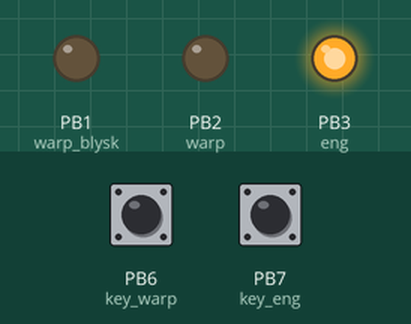
This program was run on a simulated ATmega8, built with avr-gcc and emulated at 8 MHz. Shown: output pins drawn as LEDs (lit = HIGH). Dashed ring = blinking. Inputs (shaded band) come from the test bench; at power-on: PB6 (key_warp) HIGH, PB7 (key_eng) HIGH.

Above: at 3.8 s.
3.9 s: PB6 (key_warp) pulled LOW for 3.2 s
At 8.3 s:
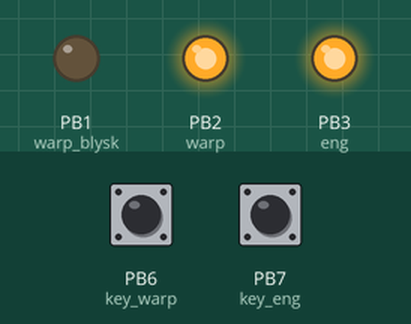
8.9 s: PB7 (key_eng) pulled LOW for 1 s
At 9.07 s:
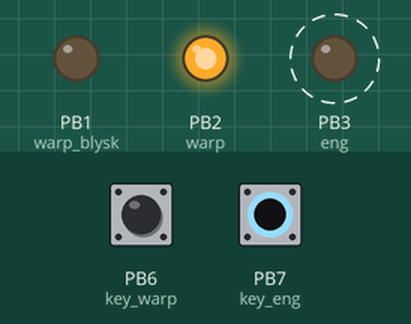
11.4 s: PB7 (key_eng) pulled LOW for 0.15 s
At 12.6 s:
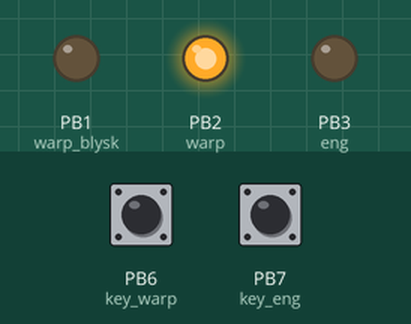
13.0 s: PB6 (key_warp) pulled LOW for 0.15 s
At 14.6 s:
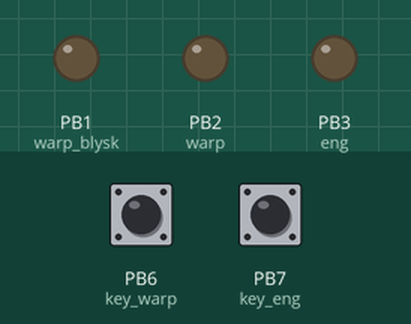
15.5 s: PB6 (key_warp) pulled LOW for 1 s
At 16.3 s:
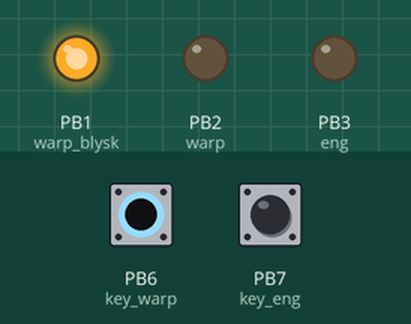
18.0 s: PB7 (key_eng) pulled LOW for 3.2 s
At 22.3 s:
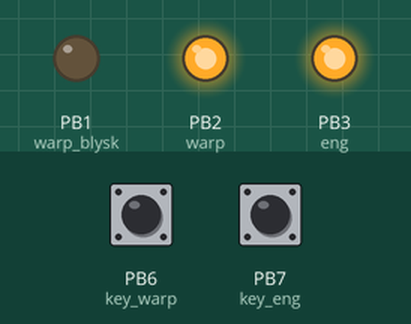
Timing chart, 0 to 23.7 s (numbered marks = the images above; inputs shaded):
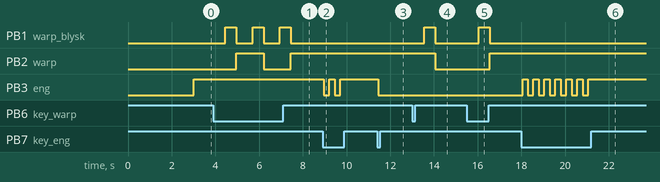

Measured:
- after the input at 3.9 s, PB1 (warp_blysk): alternates HIGH for 0.50 s and LOW for 0.75 s, 6 changes in all, then stays LOW, starting after 0.55 s; PB2 (warp): LOW → HIGH after 1.1 s, → LOW 1.3 s later, → HIGH 1.3 s later
- after the input at 8.9 s, PB3 (eng): alternates HIGH for 0.25 s and LOW for 0.25 s, 4 changes in all, then stays HIGH, starting after 0.05 s
- after the input at 11.4 s, PB3 (eng): HIGH → LOW after 0.05 s
- after the input at 13.0 s, PB1 (warp_blysk): LOW → HIGH after 0.55 s, → LOW 0.50 s later; PB2 (warp): HIGH → LOW after 1.1 s
- after the input at 15.5 s, PB1 (warp_blysk): LOW → HIGH after 0.55 s, → LOW 0.50 s later; PB2 (warp): LOW → HIGH after 1.1 s
- after the input at 18.0 s, PB3 (eng): alternates HIGH for 0.25 s and LOW for 0.25 s, 13 changes in all, then stays HIGH, starting after 0.05 s

The program:

main.c
```c
#include <avr/io.h>
#include <util/delay.h>

#define eng (1<<PB3)
#define warp (1<<PB2)
#define warp_blysk (1<<PB1)
#define eng_on PORTB |= eng
#define eng_off PORTB &= ~eng
#define eng_swap PORTB ^= eng
#define warp_on PORTB |= warp
#define warp_off PORTB &= ~warp
#define warp_swap PORTB ^= warp
#define key_warp (1<<PB6)
#define key_eng (1<<PB7)

uint8_t klawisz_on(uint8_t klawsz);
int main(void){
	DDRB = 0x0e;
	PORTB |= (1<<PB6);
	PORTB |= (1<<PB7);
	_delay_ms(3000);
	eng_on;
	while(1){
		if (klawisz_on(key_eng)){
			eng_swap;
			_delay_ms( 200 );
		}
		if (klawisz_on(key_warp)){
			_delay_ms(500);
			PORTB |= warp_blysk;
			_delay_ms(500);
			PORTB &= ~warp_blysk;
			warp_swap;
			_delay_ms( 200 );
		}
	}
}

uint8_t klawisz_on(uint8_t klawsz)
{
	if  ( !(PINB & klawsz) ){
				_delay_ms(50);
				if (!(PINB & klawsz)) return 1;
	}
	return 0;
}
```
